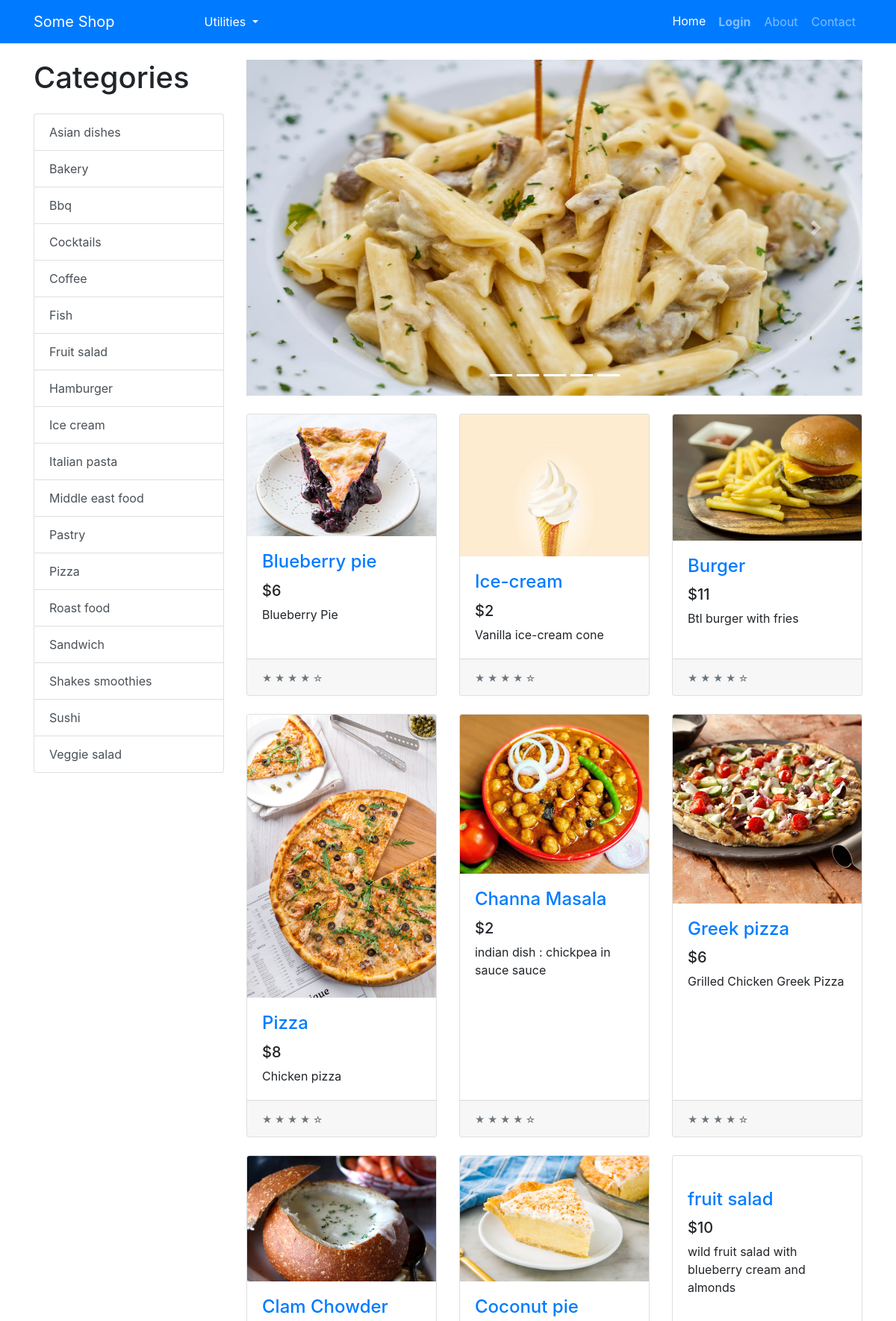
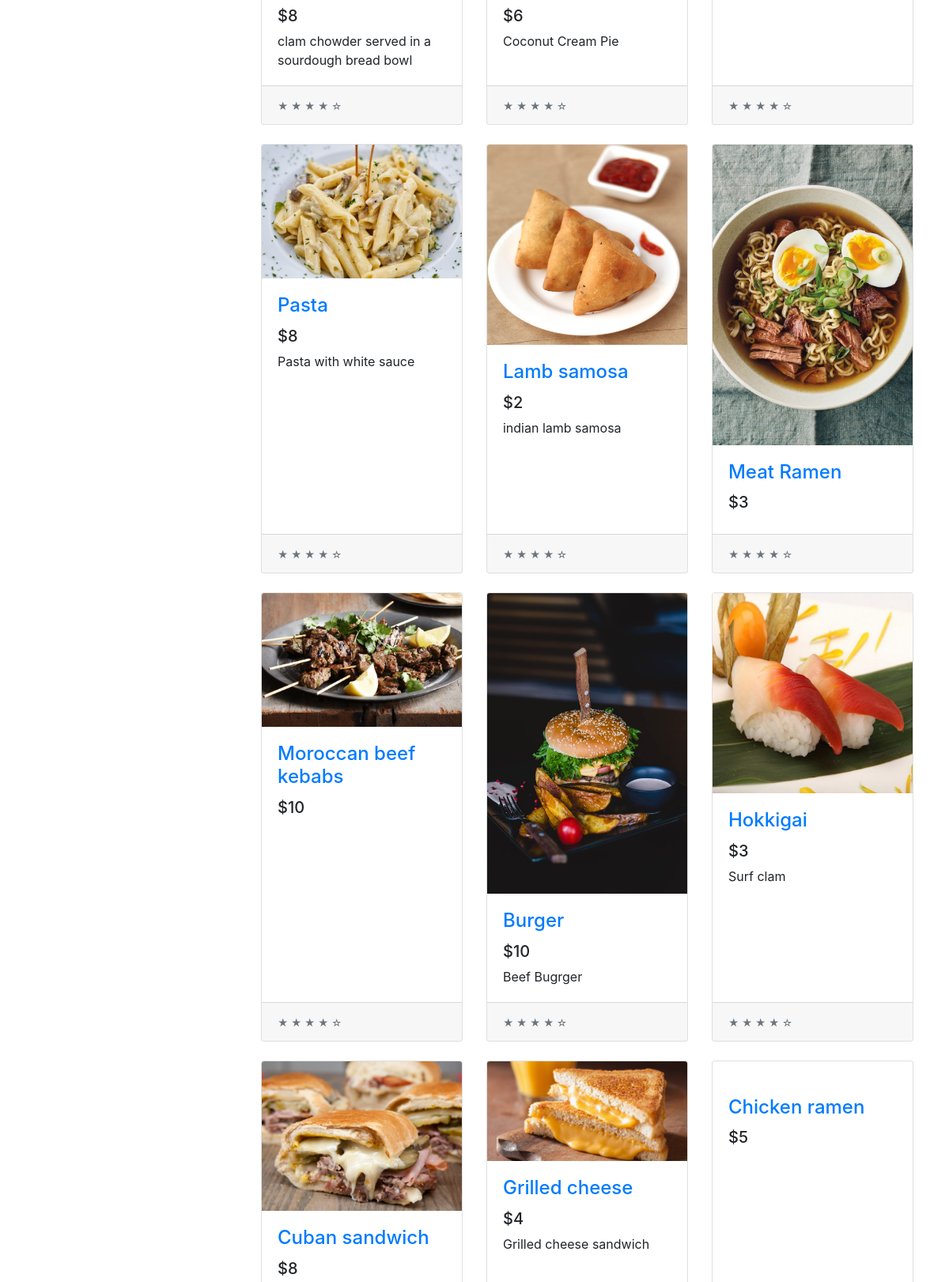
The page / (upper part) on the database its author committed (2 pictures, top to bottom).
### tables this page shows
CREATE TABLE PRODUCT (ID VARCHAR, NAME VARCHAR, PRICE INTEGER, DESCRIPTION TEXT, IMAGE TEXT, TAGS TEXT, SCORE REAL);

### app.py (the view)
@app.route("/")
def home():
    products = get_all_products()
    sorted_products = products.copy()
    random.shuffle(products)
    tags = get_product_tags()
    return render_template("index.html",
                            products=products,
                            tags=tags,
                            chosen_products=sorted_products[:5],
                            os=os,
                            len=len,
                            range=range,
                            enumerate=enumerate)

### common/database.py (called while the page is built)
    @classmethod
    def get_all_products(cls, formalize=True):
        cursor = cls.DATABASE.execute("SELECT * FROM PRODUCT ORDER BY SCORE DESC")
        returned_data = cursor.fetchall()
        if not returned_data:
            return None
        if not formalize:
            return returned_data
        data = []
        for item in returned_data:
            d = {}
            for i, field in enumerate(cls.PRODUCT_FIELDS):
                d[field.lower()] = item[i]
            data.append(d)
        return data

    @classmethod
    def get_product_tags(cls):
        data = cls.get_all_products()
        return sorted({ d['tags'] for d in data })

### models/products/product.py (called while the page is built)
def get_all_products(formalize=True):
    products = Database.get_all_products(formalize=formalize)
    if not formalize:
        return products
    return [ Product(**product) for product in products ]

def get_product_tags():
    return Database.get_product_tags()

### templates/index.html (shortened to what this page needs)
{% extends "base.html" %}
{% block content %}
<div class="container">
    <div class="row">
        <div class="col-lg-3">
            <h1 class="my-4">
                {% if category %}
                {{category.replace("_", " ").capitalize()}}
                {% else %}
                Categories
                {% endif %}
            </h1>
            <div class="list-group" id="list-tab" role="tablist">
                {% for tag in tags %}
                {% if category == tag %}
                <a class="list-group-item list-group-item-action active" href="{{url_for('categories', category=tag)}}"
                    aria-controls="home">{{tag.replace("_", " ").capitalize()}}</a>
                {% else %}
                <a class="list-group-item list-group-item-action" href="{{url_for('categories', category=tag)}}"
                    aria-controls="home">{{tag.replace("_", " ").capitalize()}}</a>
                {% endif %}
                {% endfor %}
            </div>
        </div>
        <div class="col-lg-9">
            <div id="carouselExampleIndicators" class="carousel slide my-4" data-ride="carousel">
                <ol class="carousel-indicators">
                    {% for i in range(len(chosen_products)) %}
                    <li data-target="#carouselExampleIndicators" data-slide-to="{{i}}" class="active"></li>
                    {% endfor %}
                </ol>
                <div class="carousel-inner" role="listbox">
                    {% for i, product in enumerate(chosen_products) %}
                        {% if i == 0 %}
                        <div class="carousel-item active">
                        {% else %}
                        <div class="carousel-item">
                            {% endif %}
                            <a href="{{url_for('product.product', product_id=product.id)}}">
                                <img class="d-block img-fluid carousel-img"
                                    src="{{url_for('static', filename='img/products/{}'.format(os.path.basename(product.image)))}}"
                                    alt="slide">
                            </a>
                        </div>
                        {% endfor %}
                    </div>
                    <a class="carousel-control-prev" href="#carouselExampleIndicators" role="button" data-slide="prev">
                        <span class="carousel-control-prev-icon" aria-hidden="true"></span>
                    </a>
                    <a class="carousel-control-next" href="#carouselExampleIndicators" role="button" data-slide="next">
                        <span class="carousel-control-next-icon" aria-hidden="true"></span>
                    </a>
                </div>
                <div class="row">
                    {% for product in products %}
                    <div class="col-lg-4 col-md-6 mb-4">
                        <div class="card h-100">
                            <a href="{{url_for('product.product', product_id=product.id)}}"><img class="card-img-top"
                                    src="{{url_for('static', filename='img/products/{}'.format(os.path.basename(product.image)))}}"
                                    alt=""></a>
                            <div class="card-body">
                                <h4 class="card-title">
                                    <a href="{{url_for('product.product', product_id=product.id)}}">{{product.name}}</a>
                                </h4>
                                <h5>${{product.price}}</h5>
                                <p class="card-text">{{product.description}}</p>
                            </div>
                            <div class="card-footer">
                                <small class="text-muted">&#9733; &#9733; &#9733; &#9733; &#9734;</small>
                            </div>
                        </div>
                    </div>
                    {% endfor %}
                </div>
            </div>
        </div>
    </div>
    {% endblock content %}

### static/css/shop-homepage.css (style rules this page uses)
body { padding-top: 56px; }

### templates/index.html (style rules this page uses)
.carousel-img { width: 900px; height: 450px; }

### rows shown on the page
PRODUCT: replace "Asian dishes"
PRODUCT: replace "Bakery"
PRODUCT: replace "Bbq"
PRODUCT: replace "Cocktails"
PRODUCT: replace "Coffee"
PRODUCT: replace "Fish"
PRODUCT: replace "Fruit salad", name "fruit salad", price "10", description "wild fruit salad with blueberry cream and almonds"
PRODUCT: replace "Hamburger", IMAGE (picture), name "Burger", price "10", description "Beef Bugrger"
PRODUCT: replace "Ice cream"
PRODUCT: replace "Italian pasta", IMAGE (picture), name "Pasta", price "8", description "Pasta with white sauce"
PRODUCT: replace "Middle east food"
PRODUCT: replace "Pastry"
PRODUCT: replace "Pizza"
PRODUCT: replace "Roast food"
PRODUCT: replace "Sandwich"
PRODUCT: replace "Shakes smoothies"
PRODUCT: replace "Sushi"
PRODUCT: replace "Veggie salad"
PRODUCT: IMAGE (picture), name "Blueberry pie", price "6", description "Blueberry Pie"
PRODUCT: IMAGE (picture), name "Ice-cream", price "2", description "Vanilla ice-cream cone"
PRODUCT: IMAGE (picture), name "Burger", price "11", description "Btl burger with fries"
PRODUCT: IMAGE (picture), name "Pizza", price "8", description "Chicken pizza"
PRODUCT: IMAGE (picture), name "Channa Masala", price "2", description "indian dish : chickpea in sauce sauce"
PRODUCT: IMAGE (picture), name "Greek pizza", price "6", description "Grilled Chicken Greek Pizza"
PRODUCT: IMAGE (picture), name "Clam Chowder", price "8", description "clam chowder served in a sourdough bread bowl"
PRODUCT: IMAGE (picture), name "Coconut pie", price "6", description "Coconut Cream Pie"
PRODUCT: IMAGE (picture), name "Lamb samosa", price "2", description "indian lamb samosa"
PRODUCT: IMAGE (picture), name "Meat Ramen", price "3"
PRODUCT: IMAGE (picture), name "Moroccan beef kebabs", price "10"
PRODUCT: IMAGE (picture), name "Hokkigai", price "3", description "Surf clam"
PRODUCT: IMAGE (picture), name "Cuban sandwich", price "8"
PRODUCT: IMAGE (picture), name "Grilled cheese", price "4", description "Grilled cheese sandwich"
PRODUCT: name "Chicken ramen", price "5"
